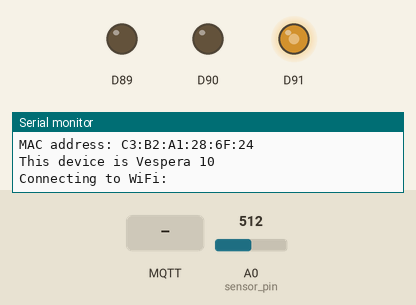
Recording of a sketch running on a simulated Arduino MKR. On the bench: output pins drawn as LEDs (lit = HIGH), the last lines printed to the serial monitor. The inputs (shaded band) are chosen by the test bench; at power-on: A0 (sensor_pin) = 512 (analog values on the 0–1023 scale). WiFi joins after 1.5 s; servers stay silent unless stated; no MQTT or app messages arrive unless stated.

Above: at 0.1 s.
At 3.2 s:
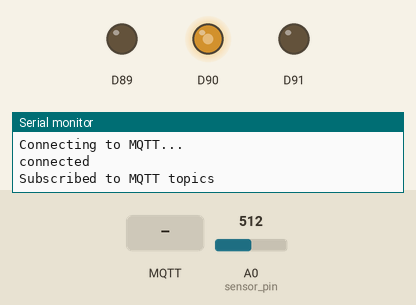
3.3 s: MQTT message "1" arrives on the first subscribed topic
Timing chart, 0 to 6.3 s (numbered marks = the images above; inputs shaded):
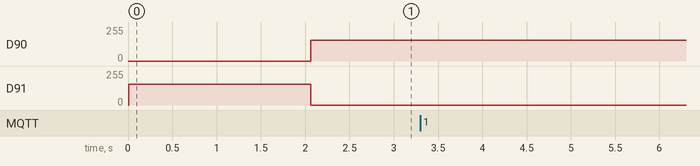

The sketch:

mkr1010_mqtt_simple.ino
```cpp
#include <SPI.h>
#include <WiFiNINA.h>
#include <PubSubClient.h>
#include "arduino_secrets.h"
#include <utility/wifi_drv.h>  // library to drive to RGB LED on the MKR1010

/*
**** please enter your sensitive data in the Secret tab/arduino_secrets.h
**** using format below
#define SECRET_SSID "ssid name"
#define SECRET_PASS "ssid password"
#define SECRET_MQTTUSER "user name - eg student"
#define SECRET_MQTTPASS "password";
 */
const char* ssid = SECRET_SSID;
const char* password = SECRET_PASS;
const char* mqtt_username = SECRET_MQTTUSER;
const char* mqtt_password = SECRET_MQTTPASS;
const char* mqtt_server = "mqtt.cetools.org";
const int mqtt_port = 1884;

// create wifi object and mqtt object
WiFiClient wifiClient;
PubSubClient mqttClient(wifiClient);

// Make sure to update your lightid value below with the one you have been allocated
String lightId = "10";  // the topic id number or user number being used.

// Here we define the MQTT topic we will be publishing data to
String mqtt_topic = "student/CASA0014/luminaire/" + lightId;
String clientId = "";  // will set once i have mac address so that it is unique

// NeoPixel Configuration - we need to know this to know how to send messages
// to vespera
const int num_leds = 72;
const int payload_size = num_leds * 3;  // x3 for RGB

// Create the byte array to send in MQTT payload this stores all the colours
// in memory so that they can be accessed in for example the rainbow function
byte RGBpayload[payload_size];

//  FSR Sensor Configuration
#define sensor_pin A0         // FSR signal input
const float ema_alpha = 0.15;  // Exponential smoothing factor
float emaVal = 0;             // Smoothed sensor value
const int min_trig = 400;   // Minimum threshold
const int max_trig = 4095;  // Maximum threshold
const int adc_max = 4095;   // Maximum value for FSR
bool invertReading = true;  // if pressing make value smaller then true otherwise false

// Map pressure change RGB
static inline void pressureToRGB(float t, uint8_t& r, uint8_t& g, uint8_t& b) {
  if (t < 0) t = 0;
  if (t > 1) t = 1;                    // clamp
  r = (uint8_t)(255.0f * t);           // more pressure more red
  g = (uint8_t)(255.0f * (1.0f - t));  // less green as pressure grows
  b = 0;
}

void setup() {
  Serial.begin(115200);
  //while (!Serial); // Wait for serial port to connect (useful for debugging)
  Serial.println("Vespera");

  // print your MAC address:
  byte mac[6];
  WiFi.macAddress(mac);
  Serial.print("MAC address: ");
  printMacAddress(mac);

  Serial.print("This device is Vespera ");
  Serial.println(lightId);

  // Connect to WiFi
  startWifi();

  // Connect to MQTT broker
  mqttClient.setServer(mqtt_server, mqtt_port);
  mqttClient.setBufferSize(2000);
  mqttClient.setCallback(callback);

  analogReadResolution(12);         // MKR1010 ADC range: 0–4095
  emaVal = analogRead(sensor_pin);  // Initialize smoothed value

  Serial.println("Set-up complete");
}

void loop() {
  // Reconnect if necessary
  if (!mqttClient.connected()) {
    reconnectMQTT();
  }

  if (WiFi.status() != WL_CONNECTED) {
    startWifi();
  }
  // keep mqtt alive
  mqttClient.loop();

  //  Read FSR sensor and map to number of LEDs
  int raw = analogRead(sensor_pin);        // Read analog value (0–4095)
  if (invertReading) raw = adc_max - raw;  // reverse if needed

  // Apply exponential smoothing (EMA) emaVal = α × new value + (1 - α) × old value

  emaVal = ema_alpha * raw + (1.0f - ema_alpha) * emaVal;

  // Map smoothed value to number of LEDs
  int rel = constrain((int)emaVal, min_trig, max_trig);
  int N = map(rel, min_trig, max_trig, 0, num_leds);
  N = constrain(N, 0, num_leds);

  //  limit how fast N can increase per frame
  static int lastN = 0;
  const int max_step = 5;  // at most 5 LEDs per frame
  if (N > lastN + max_step) N = lastN + max_step;
  lastN = N;

  // --- compute color from pressure
  float t = (float)(rel - min_trig) / (float)(max_trig - min_trig);
  uint8_t r, g, b;
  pressureToRGB(t, r, g, b);  // get gradient color

  // --- fill payload: first N LEDs ON with (r,g,b), others OFF ---
  for (int i = 0; i < num_leds; i++) {
    if (i < N) {
      RGBpayload[i * 3 + 0] = r;  // R
      RGBpayload[i * 3 + 1] = g;  // G
      RGBpayload[i * 3 + 2] = b;  // B
    } else {
      RGBpayload[i * 3 + 0] = 0;
      RGBpayload[i * 3 + 1] = 0;
      RGBpayload[i * 3 + 2] = 0;
    }
  }

  // Publish the 216-byte payload to MQTT
  if (mqttClient.connected()) {
    mqttClient.publish(mqtt_topic.c_str(), RGBpayload, payload_size);
  }

  delay(60);
}

void printMacAddress(byte mac[]) {
  for (int i = 5; i >= 0; i--) {
    if (mac[i] < 16) {
      Serial.print("0");
    }
    Serial.print(mac[i], HEX);
    if (i > 0) {
      Serial.print(":");
    }
  }
  Serial.println();
}
```

RGBLED.ino
```cpp
void toggleRGB(){

  WiFiDrv::analogWrite(25, 255);
  WiFiDrv::analogWrite(26, 0);
  WiFiDrv::analogWrite(27, 0);

  delay(1000);

  WiFiDrv::analogWrite(25, 0);
  WiFiDrv::analogWrite(26, 255);
  WiFiDrv::analogWrite(27, 0);

  delay(1000);

  WiFiDrv::analogWrite(25, 0);
  WiFiDrv::analogWrite(26, 0);
  WiFiDrv::analogWrite(27, 255);

  delay(1000);

  WiFiDrv::analogWrite(25, 0);
  WiFiDrv::analogWrite(26, 0);
  WiFiDrv::analogWrite(27, 0);

  delay(1000);
}

void LedRed(){
  WiFiDrv::analogWrite(25, 155);
  WiFiDrv::analogWrite(26, 0);
  WiFiDrv::analogWrite(27, 0);
}

void LedBlue(){
  WiFiDrv::analogWrite(25, 0);
  WiFiDrv::analogWrite(26, 0);
  WiFiDrv::analogWrite(27, 155);
}

void LedGreen(){
  WiFiDrv::analogWrite(25, 0);
  WiFiDrv::analogWrite(26, 155);
  WiFiDrv::analogWrite(27, 0);
}
```

arduino_secrets.h
```cpp
#define SECRET_SSID ""
#define SECRET_PASS ""
#define SECRET_MQTTUSER ""
#define SECRET_MQTTPASS "";
```

connections.ino
```cpp
// Function to handle incoming MQTT messages
void callback(char* topic, byte* payload, unsigned int length) {
  Serial.print("Message received on topic: ");
  Serial.println(topic);
}


// Connect wifi and get mac address for unique clientId and print out some setup info
void startWifi(){
  delay(10);
  LedBlue(); // show Blue LED when looking for wifi
  Serial.print("Connecting to WiFi: ");
  Serial.println(ssid);

  // Check if the WiFi module is present
  if (WiFi.status() == WL_NO_MODULE) {
    Serial.println("Communication with WiFi module failed!");
    // Don't continue if module is not present
    while (true);
  }

  // Attempt to connect to WiFi network
  int status = WL_IDLE_STATUS;
  while (status != WL_CONNECTED) {
    status = WiFi.begin(ssid, password);
    Serial.print(".");
    delay(500);
  }

  Serial.println("\nWiFi connected!");
  Serial.print("IP address: ");
  Serial.println(WiFi.localIP());

  LedGreen(); // all good so show green for go
}


// handle reconnects to MQTT broker
void reconnectMQTT() {
  // Loop until we're reconnected
  LedBlue();
  while (!mqttClient.connected()) {
    Serial.println("Connecting to MQTT...");
    if (mqttClient.connect(clientId.c_str(), mqtt_username, mqtt_password)) {
      Serial.println("connected");
      // Subscribe to the topic you want to listen to
      mqttClient.subscribe(mqtt_topic.c_str());
      Serial.println("Subscribed to MQTT topics");
    } else {
      Serial.print("failed, rc=");
      Serial.print(mqttClient.state());
      Serial.println(" try again in 5 seconds");
      delay(5000);
    }
  }
  LedGreen();
}
```
